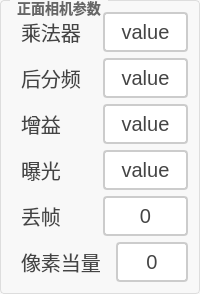
        <widget class="QGroupBox" name="groupBox_14">
         <property name="styleSheet">
          <string notr="true">QGroupBox {
    border: 1px solid #DDD;
    border-radius: 4px;
    font: bold 14px;
    color: #666;
    background-color: #F8F8F8;
}

QGroupBox::title {
    subcontrol-origin: margin;
    subcontrol-position: top left;
    left: 10px;
    padding: 0 5px;
}</string>
         </property>
         <property name="title">
          <string>正面相机参数</string>
         </property>
         <layout class="QGridLayout" name="gridLayout">
          <item row="0" column="0">
           <layout class="QVBoxLayout" name="verticalLayout" stretch="1,1,1,1,1,1">
            <item>
             <layout class="QHBoxLayout" name="horizontalLayout_23" stretch="1,1">
              <item>
               <widget class="QLabel" name="lb_xiangjiguangdianpingbishijian_3">
                <property name="styleSheet">
                 <string notr="true">/* 基础标签样式 */
QLabel {
    color: #444444;          /* 主文字色 */
    font-size: 20px;         /* 标准字号 */
    background: transparent; /* 透明背景 */
    padding: 2px 4px;        /* 基础内边距 */
}

/* 标题样式 */
QLabel.title {
    font-size: 16px;
    font-weight: 600;
    color: #333333;
    border-bottom: 1px solid #DDDDDD; /* 下划线装饰 */
    padding-bottom: 4px;
}

/* 副标题/次要文本 */
QLabel.subtitle {
    color: #666666;
    font-size: 13px;
    font-style: italic;
}

/* 强调文本 */
QLabel.emphasis {
    color: #333333;
    font-weight: 500;
    background-color: #F5F5F5;
    border-radius: 3px;
    padding: 4px 8px;
}

/* 状态标签（成功/警告/错误） */
QLabel[state=&quot;success&quot;] {
    color: #228B22;          /* 森林绿 */
    border-left: 3px solid #228B22;
    padding-left: 8px;
}

QLabel[state=&quot;warning&quot;] {
    color: #FF8C00;          /* 暗橙 */
    border-left: 3px solid #FF8C00;
    padding-left: 8px;
}

QLabel[state=&quot;error&quot;] {
    color: #B22222;          /* 砖红 */
    border-left: 3px solid #B22222;
    padding-left: 8px;
}

/* 数据展示标签 */
QLabel.data {
    color: #2F4F4F;          /* 深石板灰 */
    font-family: monospace;
    border: 1px solid #E0E0E0;
    background-color: #FFFFFF;
    padding: 6px 12px;
    border-radius: 4px;
}

/* 禁用状态 */
QLabel:disabled {
    color: #AAAAAA;
    background-color: transparent;
}

/* 链接样式（伪链接效果） */
QLabel.link {
    color: #4682B4;          /* 钢蓝 */
    text-decoration: underline;
    border-bottom: 1px dotted #4682B4;
}

/* 图标标签 */
QLabel.icon {
    qproperty-alignment: AlignCenter;
    border: 1px solid #E0E0E0;
    border-radius: 4px;
    background-color: #FFFFFF;
    padding: 12px;
}</string>
                </property>
                <property name="text">
                 <string>乘法器</string>
                </property>
               </widget>
              </item>
              <item>
               <widget class="QPushButton" name="btn_chengfaqi1">
                <property name="sizePolicy">
                 <sizepolicy hsizetype="Minimum" vsizetype="Minimum">
                  <horstretch>0</horstretch>
                  <verstretch>0</verstretch>
                 </sizepolicy>
                </property>
                <property name="styleSheet">
                 <string notr="true">QPushButton {
    padding: 6px 14px;
    border: 2px solid #CCC;
    border-radius: 4px;
    background-color: white;
    color: #444;
	font-size:20px;
}

QPushButton:hover {
    border-color: #999;
    background-color: #F5F5F5;
}

QPushButton:pressed {
    border-color: #777;
    background-color: #EEE;
}</string>
                </property>
                <property name="text">
                 <string>value</string>
                </property>
               </widget>
              </item>
             </layout>
            </item>
            <item>
             <layout class="QHBoxLayout" name="horizontalLayout_24" stretch="1,1">
              <item>
               <widget class="QLabel" name="lb_xiangjiguangdianpingbishijian_4">
                <property name="styleSheet">
                 <string notr="true">/* 基础标签样式 */
QLabel {
    color: #444444;          /* 主文字色 */
    font-size: 20px;         /* 标准字号 */
    background: transparent; /* 透明背景 */
    padding: 2px 4px;        /* 基础内边距 */
}

/* 标题样式 */
QLabel.title {
    font-size: 16px;
    font-weight: 600;
    color: #333333;
    border-bottom: 1px solid #DDDDDD; /* 下划线装饰 */
    padding-bottom: 4px;
}

/* 副标题/次要文本 */
QLabel.subtitle {
    color: #666666;
    font-size: 13px;
    font-style: italic;
}

/* 强调文本 */
QLabel.emphasis {
    color: #333333;
    font-weight: 500;
    background-color: #F5F5F5;
    border-radius: 3px;
    padding: 4px 8px;
}

/* 状态标签（成功/警告/错误） */
QLabel[state=&quot;success&quot;] {
    color: #228B22;          /* 森林绿 */
    border-left: 3px solid #228B22;
    padding-left: 8px;
}

QLabel[state=&quot;warning&quot;] {
    color: #FF8C00;          /* 暗橙 */
    border-left: 3px solid #FF8C00;
    padding-left: 8px;
}

QLabel[state=&quot;error&quot;] {
    color: #B22222;          /* 砖红 */
    border-left: 3px solid #B22222;
    padding-left: 8px;
}

/* 数据展示标签 */
QLabel.data {
    color: #2F4F4F;          /* 深石板灰 */
    font-family: monospace;
    border: 1px solid #E0E0E0;
    background-color: #FFFFFF;
    padding: 6px 12px;
    border-radius: 4px;
}

/* 禁用状态 */
QLabel:disabled {
    color: #AAAAAA;
    background-color: transparent;
}

/* 链接样式（伪链接效果） */
QLabel.link {
    color: #4682B4;          /* 钢蓝 */
    text-decoration: underline;
    border-bottom: 1px dotted #4682B4;
}

/* 图标标签 */
QLabel.icon {
    qproperty-alignment: AlignCenter;
    border: 1px solid #E0E0E0;
    border-radius: 4px;
    background-color: #FFFFFF;
    padding: 12px;
}</string>
                </property>
                <property name="text">
                 <string>后分频</string>
                </property>
               </widget>
              </item>
              <item>
               <widget class="QPushButton" name="btn_houfenpin1">
                <property name="sizePolicy">
                 <sizepolicy hsizetype="Minimum" vsizetype="Minimum">
                  <horstretch>0</horstretch>
                  <verstretch>0</verstretch>
                 </sizepolicy>
                </property>
                <property name="styleSheet">
                 <string notr="true">QPushButton {
    padding: 6px 14px;
    border: 2px solid #CCC;
    border-radius: 4px;
    background-color: white;
    color: #444;
	font-size:20px;
}

QPushButton:hover {
    border-color: #999;
    background-color: #F5F5F5;
}

QPushButton:pressed {
    border-color: #777;
    background-color: #EEE;
}</string>
                </property>
                <property name="text">
                 <string>value</string>
                </property>
               </widget>
              </item>
             </layout>
            </item>
            <item>
             <layout class="QHBoxLayout" name="horizontalLayout_25" stretch="1,1">
              <item>
               <widget class="QLabel" name="lb_xiangjiguangdianpingbishijian_5">
                <property name="styleSheet">
                 <string notr="true">/* 基础标签样式 */
QLabel {
    color: #444444;          /* 主文字色 */
    font-size: 20px;         /* 标准字号 */
    background: transparent; /* 透明背景 */
    padding: 2px 4px;        /* 基础内边距 */
}

/* 标题样式 */
QLabel.title {
    font-size: 16px;
    font-weight: 600;
    color: #333333;
    border-bottom: 1px solid #DDDDDD; /* 下划线装饰 */
    padding-bottom: 4px;
}

/* 副标题/次要文本 */
QLabel.subtitle {
    color: #666666;
    font-size: 13px;
    font-style: italic;
}

/* 强调文本 */
QLabel.emphasis {
    color: #333333;
    font-weight: 500;
    background-color: #F5F5F5;
    border-radius: 3px;
    padding: 4px 8px;
}

/* 状态标签（成功/警告/错误） */
QLabel[state=&quot;success&quot;] {
    color: #228B22;          /* 森林绿 */
    border-left: 3px solid #228B22;
    padding-left: 8px;
}

QLabel[state=&quot;warning&quot;] {
    color: #FF8C00;          /* 暗橙 */
    border-left: 3px solid #FF8C00;
    padding-left: 8px;
}

QLabel[state=&quot;error&quot;] {
    color: #B22222;          /* 砖红 */
    border-left: 3px solid #B22222;
    padding-left: 8px;
}

/* 数据展示标签 */
QLabel.data {
    color: #2F4F4F;          /* 深石板灰 */
    font-family: monospace;
    border: 1px solid #E0E0E0;
    background-color: #FFFFFF;
    padding: 6px 12px;
    border-radius: 4px;
}

/* 禁用状态 */
QLabel:disabled {
    color: #AAAAAA;
    background-color: transparent;
}

/* 链接样式（伪链接效果） */
QLabel.link {
    color: #4682B4;          /* 钢蓝 */
    text-decoration: underline;
    border-bottom: 1px dotted #4682B4;
}

/* 图标标签 */
QLabel.icon {
    qproperty-alignment: AlignCenter;
    border: 1px solid #E0E0E0;
    border-radius: 4px;
    background-color: #FFFFFF;
    padding: 12px;
}</string>
                </property>
                <property name="text">
                 <string>增益</string>
                </property>
               </widget>
              </item>
              <item>
               <widget class="QPushButton" name="btn_zengyi1">
                <property name="sizePolicy">
                 <sizepolicy hsizetype="Minimum" vsizetype="Minimum">
                  <horstretch>0</horstretch>
                  <verstretch>0</verstretch>
                 </sizepolicy>
                </property>
                <property name="styleSheet">
                 <string notr="true">QPushButton {
    padding: 6px 14px;
    border: 2px solid #CCC;
    border-radius: 4px;
    background-color: white;
    color: #444;
	font-size:20px;
}

QPushButton:hover {
    border-color: #999;
    background-color: #F5F5F5;
}

QPushButton:pressed {
    border-color: #777;
    background-color: #EEE;
}</string>
                </property>
                <property name="text">
                 <string>value</string>
                </property>
               </widget>
              </item>
             </layout>
            </item>
            <item>
             <layout class="QHBoxLayout" name="horizontalLayout_26" stretch="1,1">
              <item>
               <widget class="QLabel" name="lb_xiangjiguangdianpingbishijian_6">
                <property name="styleSheet">
                 <string notr="true">/* 基础标签样式 */
QLabel {
    color: #444444;          /* 主文字色 */
    font-size: 20px;         /* 标准字号 */
    background: transparent; /* 透明背景 */
    padding: 2px 4px;        /* 基础内边距 */
}

/* 标题样式 */
QLabel.title {
    font-size: 16px;
    font-weight: 600;
    color: #333333;
    border-bottom: 1px solid #DDDDDD; /* 下划线装饰 */
    padding-bottom: 4px;
}

/* 副标题/次要文本 */
QLabel.subtitle {
    color: #666666;
    font-size: 13px;
    font-style: italic;
}

/* 强调文本 */
QLabel.emphasis {
    color: #333333;
    font-weight: 500;
    background-color: #F5F5F5;
    border-radius: 3px;
    padding: 4px 8px;
}

/* 状态标签（成功/警告/错误） */
QLabel[state=&quot;success&quot;] {
    color: #228B22;          /* 森林绿 */
    border-left: 3px solid #228B22;
    padding-left: 8px;
}

QLabel[state=&quot;warning&quot;] {
    color: #FF8C00;          /* 暗橙 */
    border-left: 3px solid #FF8C00;
    padding-left: 8px;
}

QLabel[state=&quot;error&quot;] {
    color: #B22222;          /* 砖红 */
    border-left: 3px solid #B22222;
    padding-left: 8px;
}

/* 数据展示标签 */
QLabel.data {
    color: #2F4F4F;          /* 深石板灰 */
    font-family: monospace;
    border: 1px solid #E0E0E0;
    background-color: #FFFFFF;
    padding: 6px 12px;
    border-radius: 4px;
}

/* 禁用状态 */
QLabel:disabled {
    color: #AAAAAA;
    background-color: transparent;
}

/* 链接样式（伪链接效果） */
QLabel.link {
    color: #4682B4;          /* 钢蓝 */
    text-decoration: underline;
    border-bottom: 1px dotted #4682B4;
}

/* 图标标签 */
QLabel.icon {
    qproperty-alignment: AlignCenter;
    border: 1px solid #E0E0E0;
    border-radius: 4px;
    background-color: #FFFFFF;
    padding: 12px;
}</string>
                </property>
                <property name="text">
                 <string>曝光</string>
                </property>
               </widget>
              </item>
              <item>
               <widget class="QPushButton" name="btn_baoguang1">
                <property name="sizePolicy">
                 <sizepolicy hsizetype="Minimum" vsizetype="Minimum">
                  <horstretch>0</horstretch>
                  <verstretch>0</verstretch>
                 </sizepolicy>
                </property>
                <property name="styleSheet">
                 <string notr="true">QPushButton {
    padding: 6px 14px;
    border: 2px solid #CCC;
    border-radius: 4px;
    background-color: white;
    color: #444;
	font-size:20px;
}

QPushButton:hover {
    border-color: #999;
    background-color: #F5F5F5;
}

QPushButton:pressed {
    border-color: #777;
    background-color: #EEE;
}</string>
                </property>
                <property name="text">
                 <string>value</string>
                </property>
               </widget>
              </item>
             </layout>
            </item>
            <item>
             <layout class="QHBoxLayout" name="horizontalLayout_27" stretch="1,1">
              <item>
               <widget class="QLabel" name="lb_xiangjiguangdianpingbishijian_7">
                <property name="styleSheet">
                 <string notr="true">/* 基础标签样式 */
QLabel {
    color: #444444;          /* 主文字色 */
    font-size: 20px;         /* 标准字号 */
    background: transparent; /* 透明背景 */
    padding: 2px 4px;        /* 基础内边距 */
}

/* 标题样式 */
QLabel.title {
    font-size: 16px;
    font-weight: 600;
    color: #333333;
    border-bottom: 1px solid #DDDDDD; /* 下划线装饰 */
    padding-bottom: 4px;
}

/* 副标题/次要文本 */
QLabel.subtitle {
    color: #666666;
    font-size: 13px;
    font-style: italic;
}

/* 强调文本 */
QLabel.emphasis {
    color: #333333;
    font-weight: 500;
    background-color: #F5F5F5;
    border-radius: 3px;
    padding: 4px 8px;
}

/* 状态标签（成功/警告/错误） */
QLabel[state=&quot;success&quot;] {
    color: #228B22;          /* 森林绿 */
    border-left: 3px solid #228B22;
    padding-left: 8px;
}

QLabel[state=&quot;warning&quot;] {
    color: #FF8C00;          /* 暗橙 */
    border-left: 3px solid #FF8C00;
    padding-left: 8px;
}

QLabel[state=&quot;error&quot;] {
    color: #B22222;          /* 砖红 */
    border-left: 3px solid #B22222;
    padding-left: 8px;
}

/* 数据展示标签 */
QLabel.data {
    color: #2F4F4F;          /* 深石板灰 */
    font-family: monospace;
    border: 1px solid #E0E0E0;
    background-color: #FFFFFF;
    padding: 6px 12px;
    border-radius: 4px;
}

/* 禁用状态 */
QLabel:disabled {
    color: #AAAAAA;
    background-color: transparent;
}

/* 链接样式（伪链接效果） */
QLabel.link {
    color: #4682B4;          /* 钢蓝 */
    text-decoration: underline;
    border-bottom: 1px dotted #4682B4;
}

/* 图标标签 */
QLabel.icon {
    qproperty-alignment: AlignCenter;
    border: 1px solid #E0E0E0;
    border-radius: 4px;
    background-color: #FFFFFF;
    padding: 12px;
}</string>
                </property>
                <property name="text">
                 <string>丢帧</string>
                </property>
               </widget>
              </item>
              <item>
               <widget class="QPushButton" name="btn_diuzhen1">
                <property name="sizePolicy">
                 <sizepolicy hsizetype="Minimum" vsizetype="Minimum">
                  <horstretch>0</horstretch>
                  <verstretch>0</verstretch>
                 </sizepolicy>
                </property>
                <property name="styleSheet">
                 <string notr="true">QPushButton {
    padding: 6px 14px;
    border: 2px solid #CCC;
    border-radius: 4px;
    background-color: white;
    color: #444;
	font-size:20px;
}

QPushButton:hover {
    border-color: #999;
    background-color: #F5F5F5;
}

QPushButton:pressed {
    border-color: #777;
    background-color: #EEE;
}</string>
                </property>
                <property name="text">
                 <string>0</string>
                </property>
               </widget>
              </item>
             </layout>
            </item>
            <item>
             <layout class="QHBoxLayout" name="horizontalLayout_35" stretch="1,1">
              <item>
               <widget class="QLabel" name="lb_xiangjiguangdianpingbishijian_23">
                <property name="styleSheet">
                 <string notr="true">/* 基础标签样式 */
QLabel {
    color: #444444;          /* 主文字色 */
    font-size: 20px;         /* 标准字号 */
    background: transparent; /* 透明背景 */
    padding: 2px 4px;        /* 基础内边距 */
}

/* 标题样式 */
QLabel.title {
    font-size: 16px;
    font-weight: 600;
    color: #333333;
    border-bottom: 1px solid #DDDDDD; /* 下划线装饰 */
    padding-bottom: 4px;
}

/* 副标题/次要文本 */
QLabel.subtitle {
    color: #666666;
    font-size: 13px;
    font-style: italic;
}

/* 强调文本 */
QLabel.emphasis {
    color: #333333;
    font-weight: 500;
    background-color: #F5F5F5;
    border-radius: 3px;
    padding: 4px 8px;
}

/* 状态标签（成功/警告/错误） */
QLabel[state=&quot;success&quot;] {
    color: #228B22;          /* 森林绿 */
    border-left: 3px solid #228B22;
    padding-left: 8px;
}

QLabel[state=&quot;warning&quot;] {
    color: #FF8C00;          /* 暗橙 */
    border-left: 3px solid #FF8C00;
    padding-left: 8px;
}

QLabel[state=&quot;error&quot;] {
    color: #B22222;          /* 砖红 */
    border-left: 3px solid #B22222;
    padding-left: 8px;
}

/* 数据展示标签 */
QLabel.data {
    color: #2F4F4F;          /* 深石板灰 */
    font-family: monospace;
    border: 1px solid #E0E0E0;
    background-color: #FFFFFF;
    padding: 6px 12px;
    border-radius: 4px;
}

/* 禁用状态 */
QLabel:disabled {
    color: #AAAAAA;
    background-color: transparent;
}

/* 链接样式（伪链接效果） */
QLabel.link {
    color: #4682B4;          /* 钢蓝 */
    text-decoration: underline;
    border-bottom: 1px dotted #4682B4;
}

/* 图标标签 */
QLabel.icon {
    qproperty-alignment: AlignCenter;
    border: 1px solid #E0E0E0;
    border-radius: 4px;
    background-color: #FFFFFF;
    padding: 12px;
}</string>
                </property>
                <property name="text">
                 <string>像素当量</string>
                </property>
               </widget>
              </item>
              <item>
               <widget class="QPushButton" name="btn_xiangsudangliang1">
                <property name="sizePolicy">
                 <sizepolicy hsizetype="Minimum" vsizetype="Minimum">
                  <horstretch>0</horstretch>
                  <verstretch>0</verstretch>
                 </sizepolicy>
                </property>
                <property name="styleSheet">
                 <string notr="true">QPushButton {
    padding: 6px 14px;
    border: 2px solid #CCC;
    border-radius: 4px;
    background-color: white;
    color: #444;
	font-size:20px;
}

QPushButton:hover {
    border-color: #999;
    background-color: #F5F5F5;
}

QPushButton:pressed {
    border-color: #777;
    background-color: #EEE;
}</string>
                </property>
                <property name="text">
                 <string>0</string>
                </property>
               </widget>
              </item>
             </layout>
            </item>
           </layout>
          </item>
         </layout>
        </widget>
